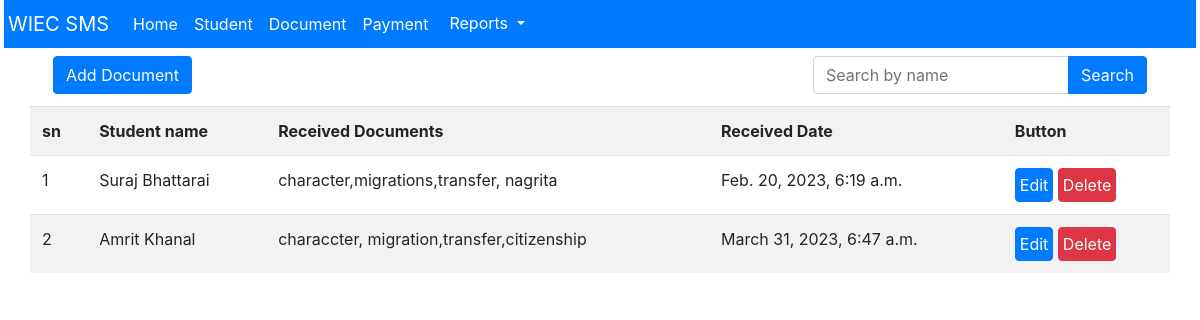
The app's page /list-document with its own data.
### student/models.py (models this page shows, shortened)
class Document(models.Model):
	student = models.ForeignKey(Student, on_delete = models.CASCADE)
	name = models.TextField(max_length= 3000 , blank=True , null=True)
	received_date = models.DateTimeField(auto_now_add = True , auto_now = False)

class Student(models.Model):
	name =models.CharField(max_length= 50 , null = True , blank =True)
	address = models.CharField(max_length= 100 , blank=True , null=True)
	phone_number =models.CharField(max_length = 20 , blank = True , null=True)
	gender = models.ForeignKey(Gender , on_delete = models.CASCADE)
	date_of_birth = models.DateField("Date of Birth (AD)",auto_now_add = False , auto_now = False , null =True , blank = True)
	fathername = models.CharField( max_length= 100 , null = True , blank =True)
	mothername =models.CharField(max_length= 100 , blank=True , null=True)
	shift = models.ForeignKey(Shift , on_delete = models.CASCADE)
	course = models.ForeignKey(Course , on_delete = models.CASCADE)
	qualification = models.CharField(max_length= 100 , blank=True , null=True)
	refered_by = models.CharField(max_length= 100 , blank=True , null=True)
	def __str__(self):
		return self.name

### student/views.py (the view)
# urls.py: path('list-document' , ViewDocument , name ="list-document" ),
def ViewDocument(request):
	queryset = Document.objects.all()
	search_query = request.GET.get('search' , '')
	if search_query:
		queryset = Document.objects.filter(student__name__icontains = search_query)
	context ={
	"queryset":queryset,
	"search_query":search_query
	}
	return render(request , 'list_document.html' , context)

### student/templates/list_document.html
{% extends 'base.html' %}
{% block main %}
<div class= "container">
	<div class ="row">
		<div class ='col-sm-4'>
	<a type ="button" class = "btn btn-primary m-2" href ="/add-document">Add Document</a>
</div>
<div class="col-sm-4"></div>
<div class ="col-sm-4">
    <form method="get" class="form-inline m-2">
        <div class="input-group">
            <input type="text" class="form-control" name="search" value="{{ search_query }}" placeholder="Search by name">
            <div class="input-group-append">
                <button type="submit" class="btn btn-primary">Search</button>
            </div>
        </div>
    </form>
</div>
</div>
<div class="row">
	<table name ="list_document_table" class ="table mt-1 table-striped">
		<tr>
		<th>sn</th>
		<th> Student name</th>
		<th> Received Documents</th>
		<th>Received Date</th>
		<th>Button</th>
		</tr>
{% for instance in queryset %}
		<tr>
		<td>{{forloop.counter}}</td>
		<td> {{instance.student}}</td>
		<td> {{instance.name}}</td>
		<td>{{instance.received_date}}</td>
         <td>
         	 <a type ="submit" class ="btn btn-primary p-1" href ="/edit-document/{{instance.id}}">Edit</a>
         	 <a type ="submit" class ="btn btn-danger p-1" href ="/delete-document/{{instance.id}}">Delete</a>
         </td>
		</tr>
		{% empty %}
        <tr>
        	<td></td>
        	<td></td>
            <td  class="text-center"><b>No items found</b></td>
        </tr>
	{% endfor %}
	</table>
</div>
</div>
{% endblock %}

### records on screen
Document: student "Suraj Bhattarai", name "character,migrations,transfer, nagrita", received_date "Feb. 20, 2023, 6:19 a.m."
Document: student "Amrit Khanal", name "characcter, migration,transfer,citizenship", received_date "March 31, 2023, 6:47 a.m."
